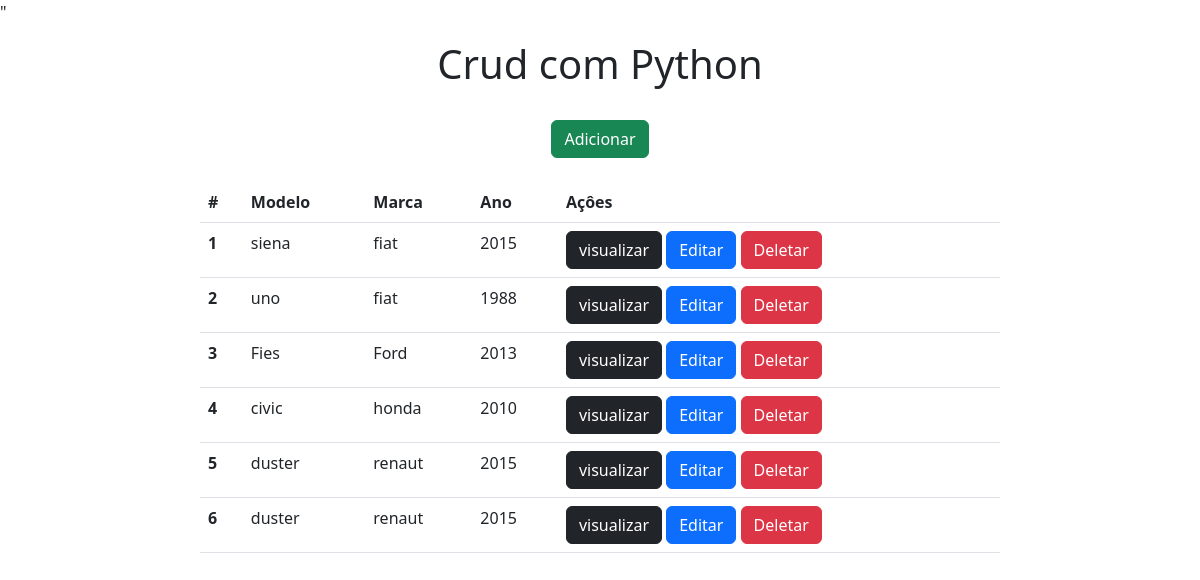
The page / on the database its author committed.
### app/models.py (models this page shows)
class Carros(models.Model):
    modelo = models.CharField(max_length=150)
    marca = models.CharField(max_length=100)
    ano = models.IntegerField(max_length=100)

### app/views.py (the view)
# urls.py: 2. Add a URL to urlpatterns:  path('', views.home, name='home')
def home(request):
    data = {}
    data['db'] = Carros.objects.all()
    return render(request, 'index.html', data)

### app/templates/index.html (shortened to what this page needs)
<!DOCTYPE html>
<html lang="pt-br">
<head>
    <link rel=" stylesheet" href="https://cdn.jsdelivr.net/npm/bootstrap@5.3.0-alpha1/dist/css/bootstrap.min.css" rel="stylesheet">"
</head>
<body>
 <div class="col-8 m-auto pt-3 pb-2 text-center">
     <h1> Crud com Python </h1>
 </div>
<div class="col-8 m-auto pt-3 pb-2 text-center">
     <a href="/form" class="btn btn-success">Adicionar</a>
 </div>
<div class="col-8 m-auto pt-3 pb-2 texte-center">
    <table class="table">
  <thead class="thead-dark">
    <tr>
      <th scope="col">#</th>
      <th scope="col">Modelo</th>
      <th scope="col">Marca</th>
      <th scope="col">Ano</th>
      <th scope="col">Açôes</th>
    </tr>
  </thead>
  <tbody>
  {% for dbs in db %}
<tr>
      <th>{{dbs.id}}</th>
      <td>{{dbs.modelo}}</td>
      <td>{{dbs.marca}}</td>
      <td>{{dbs.ano}}</td>
    <td>
        <a href="view/{{dbs.id}}/" class="btn btn-dark">visualizar</a>
        <a href="" class="btn btn-primary">Editar</a>
        <a href="" class="btn btn-danger">Deletar</a>
    </td>
  </tr>
  {% endfor %}
  </tbody>
</table>
 </div>
</body>
</html>

### rows shown on the page
Carros: id "1", modelo "siena", marca "fiat", ano "2015"
Carros: id "2", modelo "uno", marca "fiat", ano "1988"
Carros: id "3", modelo "Fies", marca "Ford", ano "2013"
Carros: id "4", modelo "civic", marca "honda", ano "2010"
Carros: id "5", modelo "duster", marca "renaut", ano "2015"
Carros: id "6", modelo "duster", marca "renaut", ano "2015"
